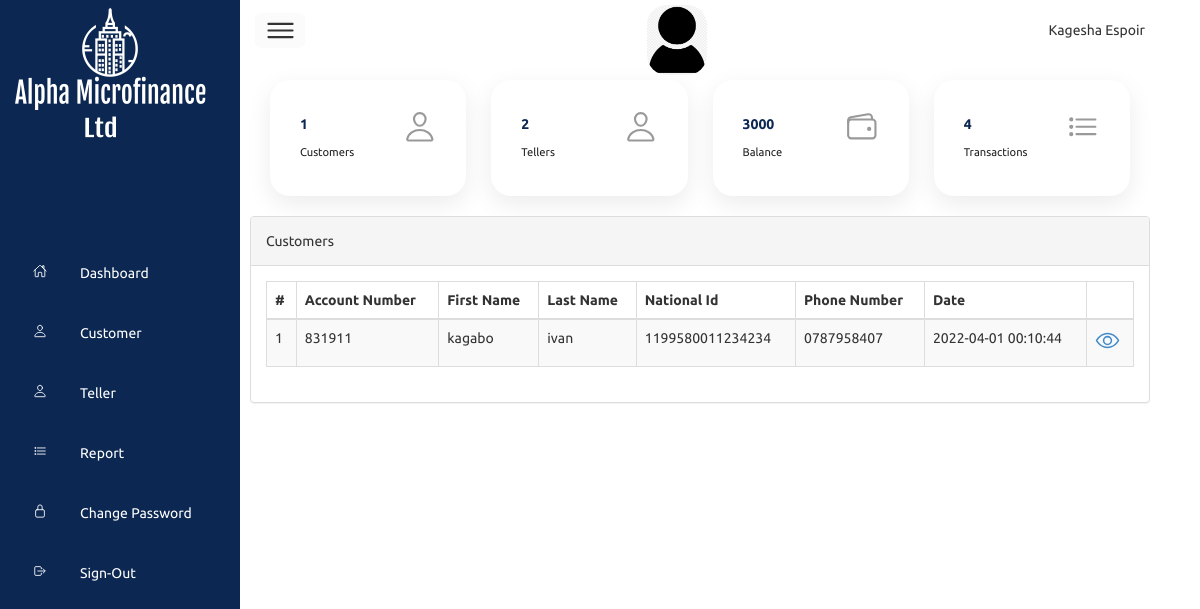
/dashboard.php (signed in), run on the app's committed database.
### tables this page shows
CREATE TABLE `customer` (
  `id` int(11) NOT NULL,
  `accountNumber` varchar(20) NOT NULL,
  `firstName` varchar(20) NOT NULL,
  `lastName` varchar(20) NOT NULL,
  `dateOfBirth` varchar(10) NOT NULL,
  `nationalId` varchar(20) NOT NULL,
  `photo` varchar(50) NOT NULL,
  `address` varchar(50) NOT NULL,
  `mobileNumber` varchar(20) NOT NULL,
  `status` int(11) NOT NULL DEFAULT 1,
  `dateTime` timestamp NOT NULL DEFAULT current_timestamp()
);

### backend/dashboardBack.php (called while the page is built)
<?php
$customerQuery = "SELECT * FROM `customer` WHERE status = 1 ";
$customerResult = $connect->query($customerQuery);
$customer = $customerResult->num_rows;
if($type == 2){
    $creditQuery = "SELECT SUM(amount) as credit FROM `transaction` WHERE `type` = 'credit' AND `employeeId` = $id ";
    $creditResult = $connect->query($creditQuery);
    $data = mysqli_fetch_array($creditResult);
    $credit = $data['credit'];
    if($credit == ""){
        $credit = 0;
    }
    $debitQuery = "SELECT SUM(amount) as debit FROM `transaction` WHERE `type` = 'debit' AND `employeeId` = $id ";
    $debitResult = $connect->query($debitQuery);
    $data = mysqli_fetch_array($debitResult);
    $debit = $data['debit'];
    if($debit == ""){
        $debit = 0;
    }
    $transactionQuery = "SELECT * FROM `transaction` WHERE `employeeId` = $id ";
    $transactionResult = $connect->query($transactionQuery);
    $transaction = $transactionResult->num_rows;
}
else{
    $transactionQuery = "SELECT * FROM `transaction`";
    $transactionResult = $connect->query($transactionQuery);
    $transaction = $transactionResult->num_rows;
    $tellerQuery = "SELECT * FROM `employee` WHERE type = 2";
    $tellerResult = $connect->query($tellerQuery);
    $teller = $tellerResult->num_rows;
    $creditQuery = "SELECT SUM(amount) as credit FROM `transaction` WHERE `type` = 'credit' ";
    $creditResult = $connect->query($creditQuery);
    $data = mysqli_fetch_array($creditResult);
    $credit = $data['credit'];
    $debitQuery = "SELECT SUM(amount) as debit FROM `transaction` WHERE `type` = 'debit' ";
    $debitResult = $connect->query($debitQuery);
    $data = mysqli_fetch_array($debitResult);
    $debit = $data['debit'];
}
?>

### dashboard.php (the view, shortened to what this page needs)
<?php
 if($_SESSION['username'] == '')
   {
 header('location:index.php');
 }
 else{
?>
<?php
include 'header.php';
include 'backend/dashboardBack.php';
?>
<div class="main">
    <div class="topbar">
        <div class="toggle">
            <ion-icon name="menu-outline"></ion-icon>
        </div>
        <div class="user">
            <img src="images/user.png"style="width:60px;height:70px;"/>
        </div>
       <?php echo $firstName." ".$lastName ?>
     </div>
       <div class="cardBox">
           <div class="card">
              <div>
                  <div class="numbers"><?php echo $customer; ?></div>
                  <div class="cardName">Customers</div>
              </div>
              <div class="iconBx">
                <ion-icon name="person-outline"></ion-icon></div>
            </div>
            <?php if($type == 1){ ?>
            <div class="card"> <div>
               <div class="numbers"><?php echo $teller; ?></div>
                <div class="cardName">Tellers </div>
            </div>
            <div class="iconBx">
                <ion-icon name="person-outline"></ion-icon>
            </div>
        </div>
        <div class="card">
            <div>
                <div class="numbers"><?php echo $credit - $debit; ?></div>
                <div class="cardName">Balance</div>
            </div>
            <div class="iconBx">
                <ion-icon name="wallet-outline"></ion-icon>
            </div>
        </div>
        <?php } if($type == 2){ ?>
            <div class="card">
            <div>
                <div class="numbers"><?php echo $credit; ?> Frw</div>
                <div class="cardName">Credits</div>
            </div>
            <div class="iconBx">
                <ion-icon name="wallet-outline"></ion-icon>
            </div>
            </div>
            <div class="card"> <div>
               <div class="numbers"><?php echo $debit; ?> Frw</div>
                <div class="cardName">Debits </div>
            </div>
            <div class="iconBx">
                <ion-icon name="person-outline"></ion-icon>
            </div>
        </div>
        <?php } ?>
        <div class="card">
            <div>
                <div class="numbers"><?php echo $transaction; ?></div>
                <div class="cardName">Transactions</div>
            </div>
            <div class="iconBx">
                <ion-icon name="list-outline"></ion-icon>
            </div>
        </div>
       </div>
 <div class="row">
                <div class="col-md-12">
                    <div class="panel panel-default">
                        <div class="panel-heading">
                            <div class="row">
                                <div class="col-lg-12">
                                    Customers
                                </div>
                            </div>
                        </div>
                        <div class="panel-body">
                            <div class="table-responsive">
                                <table class="table table-striped table-bordered table-hover" id="dataTables-example">
                                <thead>
                                    <tr>
                                        <th >#</th>
                                        <th> Account Number</th>
                                        <th > First Name</th>
                                        <th > Last Name</th>
                                        <th > National Id</th>
                                        <th > Phone Number</th>
                                        <th >Date</th>
                                        <th></th>
                                    </tr>
                                </thead>
                                <tbody>
                                <?php   $number =1;
                                        $customersQuery = "SELECT * FROM `customer`";
                                        $customersResult = $connect->query($customersQuery);
                                        while( $data = mysqli_fetch_array($customersResult)){
                                        $accountNumber = $data['accountNumber'];
                                        $firstName = $data['firstName'];
                                        $lastName = $data['lastName'];
                                        $nationalId = $data['nationalId'];
                                        $mobileNumber = $data['mobileNumber'];
                                        $dateTime = $data['dateTime'];
                                        ?>
                                    <a href="profile.php?accNumber=<?php echo $accountNumber;?>">
                                        <tr>
                                            <td><?php echo $number ?></td>
                                            <td><?php echo $accountNumber ?></td>
                                            <td><?php echo $firstName ?></td>
                                            <td><?php echo $lastName ?></td>
                                            <td ><?php echo $nationalId ?></td>
                                            <td><?php echo $mobileNumber ?></td>
                                            <td><?php echo $dateTime ?></td>
                                            <td>
                                            <a href="profile.php?accNumber=<?php echo $accountNumber;?>">
                                                <div class="iconBx">
                                                    <ion-icon style="font-size:25px" name="eye-outline"></ion-icon>
                                                </div>
                                            </a>
                                            </td>
                                        </tr>
                                    </a>
                                 <?php $number++; } ?>
                                </tbody>
                                </table>
                            </div>
                        </div>
                    </div>
     </div>
</body>
</html>
<?php } ?>

### css/styley.css (style rules this page uses)
* { padding: 0; margin: 0; box-sizing: border-box; font-family: 'ubuntu', sans-serif; }
:root { --bleed:#287bff; --white: #fff; --gray: #f5f5f5; --black1: #222222; --black2: #999; }
body { min-height: 100vh; overflow-x: hidden; }
.main { position: absolute; width: calc(100% - 300px); left:250px; min-height: 100vh; background: var(--white); transition: 0.5s; }
.topbar { width: 100%; height: 60px; display: flex; justify-content: space-between; align-items: center; padding: 5px; }
.toggle { position: relative; top: 0; border-radius: 6px; width: 50px; background: rgba(156, 101, 101, 0.027); display: flex; justify-content: center; align-items: center; font-size: 2.5em; cursor: pointer; }
.user { position: relative; width: 60px; height: 70px; margin-top:20px; border-radius: 20px; overflow: hidden; cursor: pointer; }
.user img { position: relative; top: 0; left: 0; width: 100%; height: 100%; object-fit: cover; }
.cardBox { position: relative; width: 100%; padding: 20px; display: grid; grid-gap: 25px; grid-template-columns: repeat(4,1fr); }
.cardBox .card { position: relative; background: var(--white); padding: 30px; border-radius: 20px; display: flex; justify-content: space-between ; box-shadow: 0 8px 24px rgba(0, 0, 0, 0.08); cursor: pointer; }
.cardBox .card .numbers { position: relative; font-weight:800; font-size: 2,8em; color: #0B2752; }
.cardBox .card .cardName { color: var(--black1); font-size: 0.8em; }
.cardBox .card .iconBx { font-size: 2.4em; color: var(--black2); }

### header.php (style rules this page uses)
.card { box-shadow: 0 4px 8px 0 rgba(0,0,0,0.2); transition: 0.3s; }

### data on the page
customer: accountNumber "831911", firstName "kagabo", lastName "ivan", nationalId "1199580011234234", mobileNumber "0787958407", dateTime "2022-04-01 00:10:44"

### other printed values
$firstName "Kagesha"
$lastName "Espoir"
$customer "1"
$teller "2"
$credit - $debit "3000"
$transaction "4"
